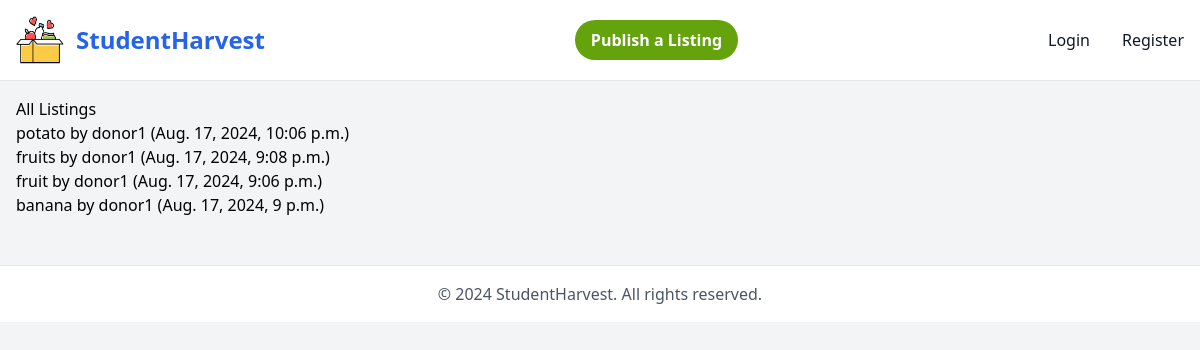
/listings/, run on the app's committed database.
### listings/models.py (models this page shows, shortened)
class Listing(models.Model):
    CATEGORY_CHOICES = (
        ('canned', 'Canned Goods'),
        ('dry', 'Dry Staples'),
        ('beverages', 'Beverages'),
        ('vegetables', 'Fresh Vegetables'),
        ('fruits', 'Fruits'),
    )
    title = models.CharField(max_length=100)
    description = models.TextField()
    donor = models.ForeignKey(User, on_delete=models.CASCADE)
    address = models.CharField(max_length=255)
    created_at = models.DateTimeField(auto_now_add=True)
    updated_at = models.DateTimeField(auto_now=True)
    categories = models.CharField(max_length=255)  # We will save the selected categories as a comma-separated string
    expiry_date = models.DateField()
    image = models.ImageField(upload_to='images/listings/', blank=True, null=True)

### users/models.py (models this page shows, shortened)
class User(AbstractUser):
    USER_ROLE_CHOICES = (
        ('student', 'Student'),
        ('donor', 'Donor'),
    )
    role = models.CharField('User Role', max_length=10, choices=USER_ROLE_CHOICES, default='student')
    phone_number = models.CharField(max_length=15, blank=True, null=True)
    address = models.CharField(max_length=255, blank=True, null=True)
    student_card = models.ImageField(upload_to='student_cards/', blank=True, null=True)

### listings/views.py (the view)
# urls.py: path('', listings_views.homepage, name='homepage'),
def homepage(request):
    listings = Listing.objects.all().order_by('-created_at')
    return render(request, 'homepage.html', {'listings': listings})

### templates/homepage.html
{% extends 'base.html' %}
{% block content %}
  <h2>All Listings</h2>
  <ul>
    {% for listing in listings %}
      <li>
        <a href="{% url 'listing_detail' listing.pk %}">{{ listing.title }}</a>
        by <a href="{% url 'donor_listings' listing.donor.id %}">{{ listing.donor.username }}</a>
        ({{ listing.created_at }})
      </li>
    {% endfor %}
  </ul>
{% endblock %}

### data on the page
Listing: title "potato", donor.username "donor1", created_at "Aug. 17, 2024, 10:06 p.m."
Listing: title "fruits", donor.username "donor1", created_at "Aug. 17, 2024, 9:08 p.m."
Listing: title "fruit", donor.username "donor1", created_at "Aug. 17, 2024, 9:06 p.m."
Listing: title "banana", donor.username "donor1", created_at "Aug. 17, 2024, 9 p.m."
